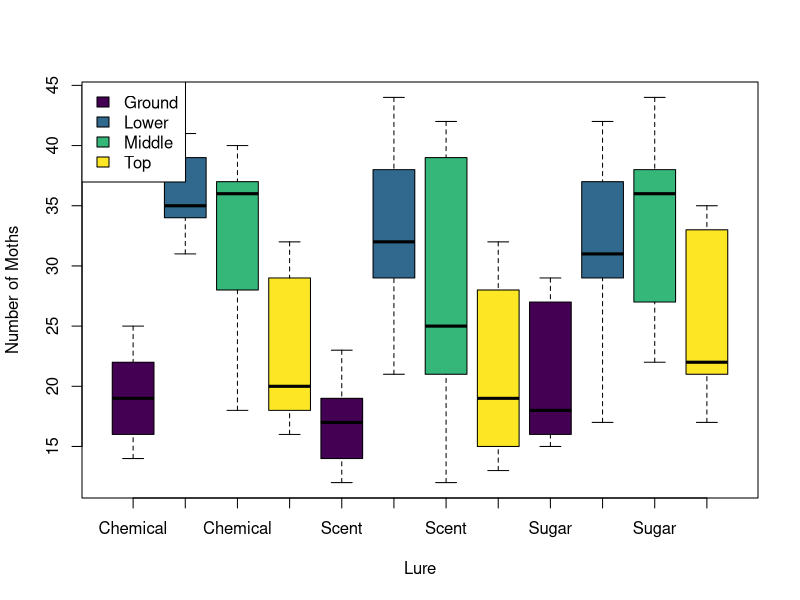
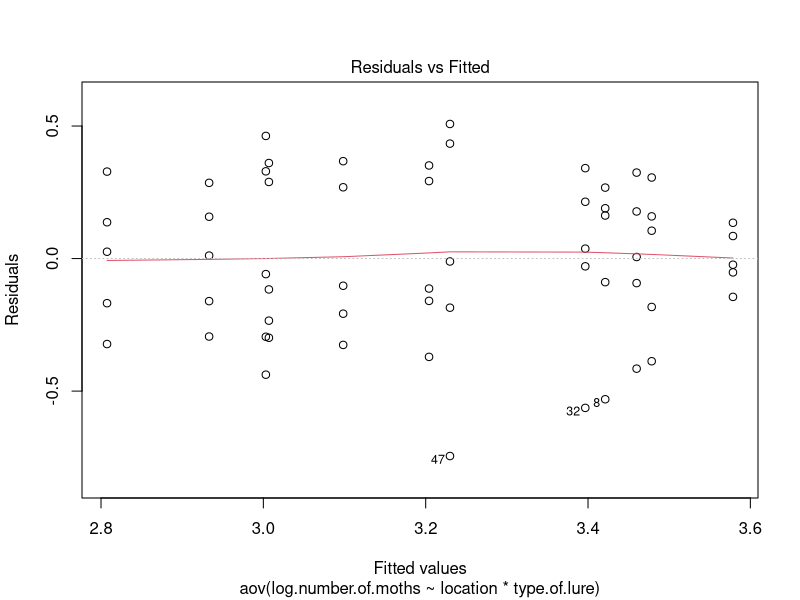

These figures' R source, in order:
## 1
setwd("/home/marcus/Documents/Rwork/R exercises/")
Data <- read.csv("moth-trap-experiment.csv")

library(dplyr)
library(viridis)
library(car)
library(pwr)


## 2
aggregate(Data[,c("location","number.of.moths")],list(Data$location),summary)

## 3
aggregate(Data[,c("type.of.lure","number.of.moths")],list(Data$type.of.lure),summary)

## 4
boxplot(number.of.moths~location+type.of.lure,data=Data,col=viridis(4),xlab="Lure",ylab="Number of Moths",names=rep(levels(factor(Data$type.of.lure)),each=4))
legend(x="topleft",legend = levels(factor(Data$location)),fill=viridis(4))


## 5
shapiro.test(Data$number.of.moths)


## 6
leveneTest(number.of.moths ~ location * type.of.lure,data = Data)


## 7
log.number.of.moths <- log(Data$number.of.moths)
shapiro.test(log.number.of.moths)
leveneTest(log.number.of.moths ~ location * type.of.lure,data = Data)

## 8
pwr.f2.test(u = 3, v = 4, f2=.3^2)

## 9
Ex9MDL <- aov(log.number.of.moths ~ location * type.of.lure, data = Data)

##10
plot(Ex9MDL,1)
